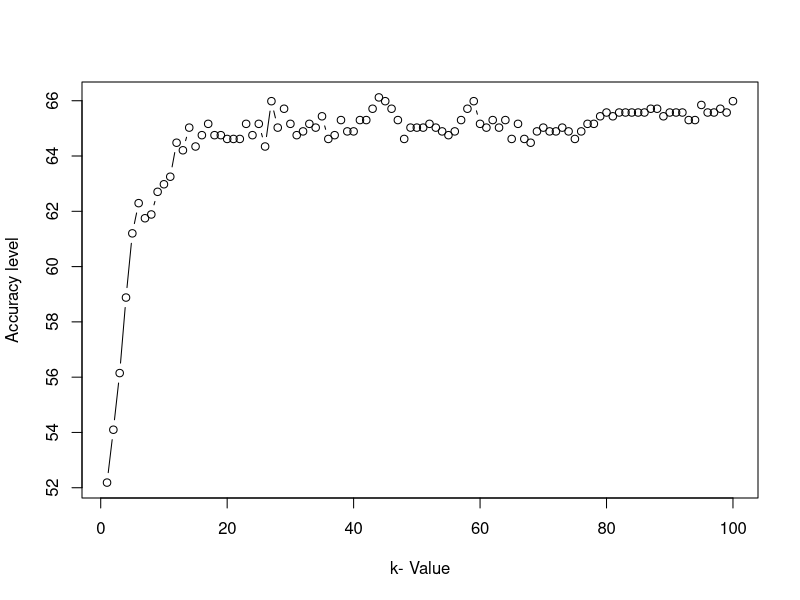

R code for this plot:
library(carData)
class(Chile)
dane=Chile[,c(4,6,7,8)]
danecz1=dane[which(complete.cases(dane[,1:3])),]#wyrzuca wiersza w których jest NA w kolumach 1,2,3
danena=danecz1[which(is.na.data.frame(danecz1[,"vote"])),]#dane z NA w kolumnie vote
nrow(danena)
danecz=dane[which(complete.cases(dane)),]# dane z kompletnymi wierszami
nor=function(x) { (x -min(x))/(max(x)-min(x))   }
library(class)
set.seed(1)
#podział na zbiór uczący i testowy aby znaleźć optymalne k
ran=sample(1:nrow(danecz),0.7 * nrow(danecz))
dane.nor=as.data.frame(lapply(danecz[,c(1,2,3)], nor))
dane.train=dane.nor[ran,]
dane.test=dane.nor[-ran,]
dane.target=as.factor(danecz[ran,4])
test.target=as.factor(danecz[-ran,4])
accur=function(x){sum(diag(x)/(sum(rowSums(x)))) * 100}
accurk=numeric(100)
for (i in 1:100){
  pr <- knn(dane.train, dane.test, cl=dane.target, k=i)
  tb=table(pr,test.target)
  accurk[i]=accur(tb)
  cat(i,'=',accurk[i],'
')}
plot(accurk, type="b", xlab="k- Value",ylab="Accuracy level")
which.max(accurk)
danecale=rbind.data.frame(danecz[,1:3], danena[,1:3])#łączymy dane kompletne i dane z vote NA bez kolumny vote
danecale.norm=as.data.frame(lapply(danecale,nor))#normujemy
dane.train=danecale[1:nrow(danecz),]#dane do uczenia
dane.uzup=danecale[-(1:nrow(danecz)),]#dane do uzupełnienia, klasyfikacji kolumny vote
cl.target=danecz[,4]#zadane wartości vote w zbiorze uczącym
pr=knn(dane.train, dane.uzup, cl=cl.target, k=44)
pr #uzupełnienie, predykacja
dane.uzup=cbind.data.frame(danena[,1:3],vote=pr)#uzupełnienie vote w NA
danebezna=rbind(danecz,dane.uzup)#całe dane z uzupełnionymi vote
